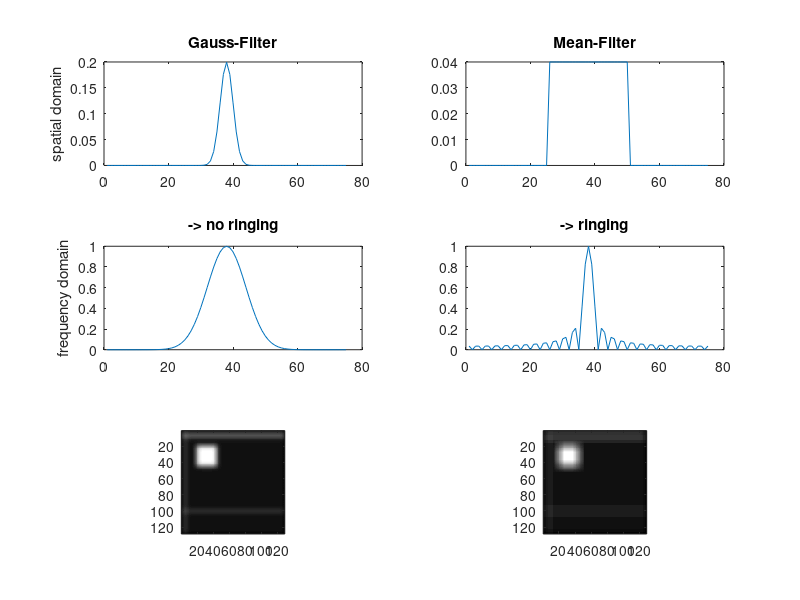

This chart was generated by the following MATLAB code:
% cleanup
close all;
clear all;
clc;

% what is the ringing effect?
% gauss filter vs. mean filter

% create filters
gauss_kernel = fspecial('gaussian', [1 25], 2);
mean_kernel = ones(1, 25)/25;

% zeropad it
gauss_kernel = padarray(gauss_kernel, [0 25]);
mean_kernel = padarray(mean_kernel, [0 25]);

subplot(3,2,1);
plot(gauss_kernel);
title('Gauss-Filter');
ylabel('spatial domain');
subplot(3,2,2);
plot(mean_kernel);
title('Mean-Filter');

% fourier-transform
gauss_kernel_fourier = fftshift(fft(gauss_kernel));
mean_kernel_fourier = fftshift(fft(mean_kernel));

subplot(3,2,3);
plot(abs(gauss_kernel_fourier));
title('-> no ringing');
ylabel('frequency domain');
subplot(3,2,4);
plot(abs(mean_kernel_fourier));
title('-> ringing');

% test image
im = zeros(128,128);
im(20:44,20:44) = 1;
im(:,5) = 1;
im(5,:) = 1;

im(8,:) = 1;

im(100,:) = 1;
im(1:3:end, 2:3:end) = 1;

% filter
im_gauss = imfilter(im, fspecial('gaussian', [15 15], 3));
im_mean = imfilter(im, fspecial('average', [15 15]));

subplot(3,2,5);
imagesc(im_gauss);
axis image;
subplot(3,2,6);
imagesc(im_mean);
axis image;
colormap gray;

% examples are not thaaat good ;)
% I don't care!
